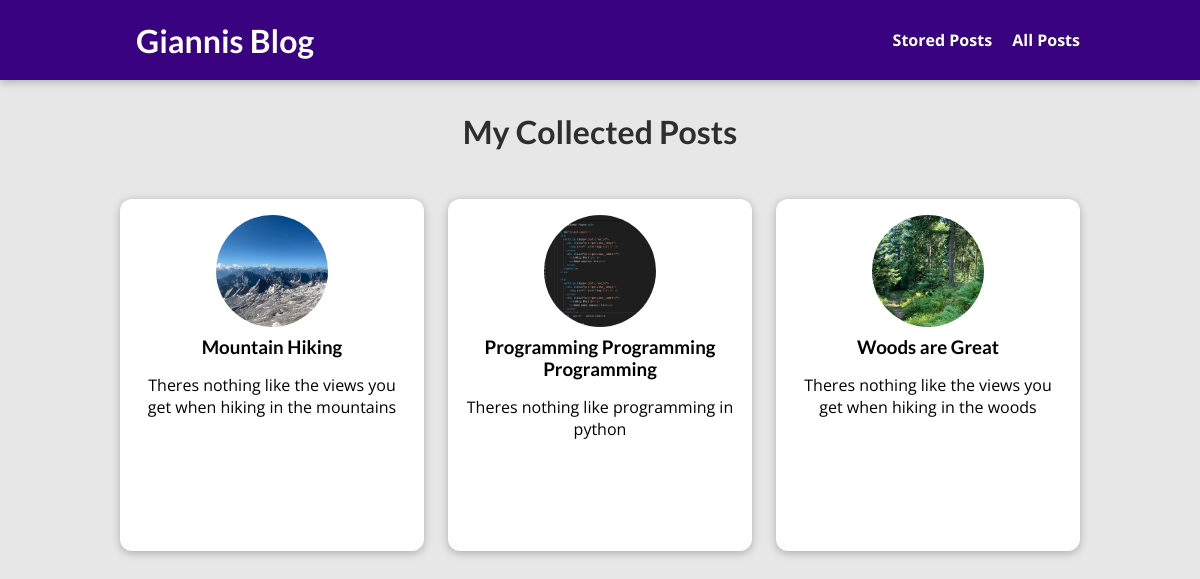
Page /posts on the earlier database version.
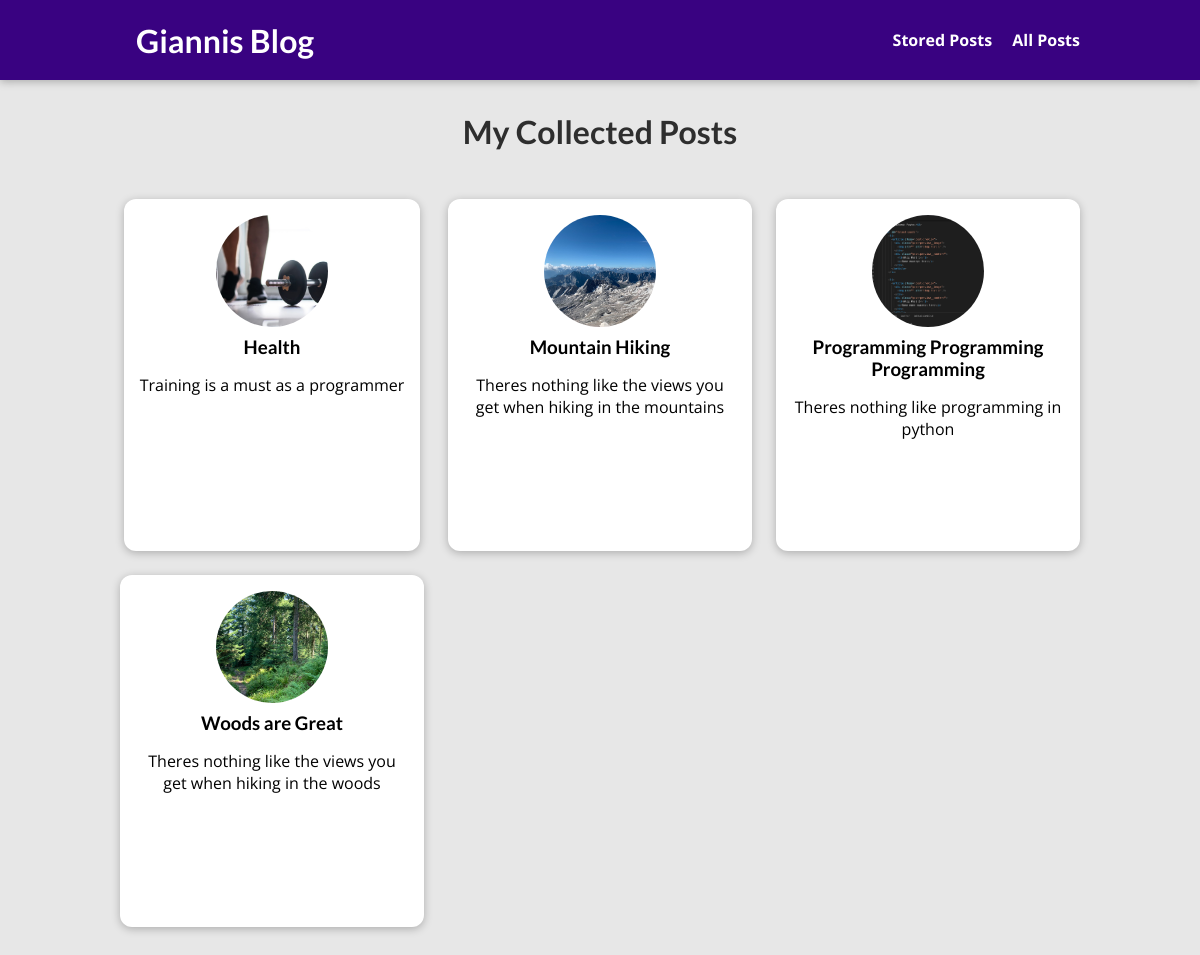
Same page on the later database version.
### blog/models.py (models this page shows, shortened)
class Post(models.Model):
    title = models.CharField(max_length=150)
    excerpt = models.CharField(max_length=200)
    image = models.ImageField(upload_to="posts", null=True)
    date = models.DateField(auto_now=True)
    slug = models.SlugField(unique=True , db_index=True)
    content = models.TextField(validators=[MinLengthValidator(10)])
    author = models.ForeignKey(Author, on_delete=models.SET_NULL, null=True,  related_name="posts")
    tags = models.ManyToManyField(Tag)

### blog/views.py (the view)
# urls.py: path("posts", views.AllPostsView.as_view(), name="posts-page"),
class AllPostsView(ListView):
    template_name = "blog/all-posts.html"
    model = Post
    ordering = ["-date"]
    context_object_name = "all_posts"

### blog/templates/blog/all-posts.html (shortened to what this page needs)
{%extends "base.html"%}
{%load static%}
{% block css_files %}
    <link rel="stylesheet" href="{%static "blog/post.css"%}"/>
    <link rel="stylesheet" href="{%static "blog/all-posts.css" %}" />
{% endblock %}
{%block content %}
<section id="all-posts">
    <h2>My Collected Posts</h2>
    <ul>
        {%for post in all_posts%}
        {% include "blog/includes/post.html"%}
        {%endfor%}
    </ul>
</section>
{%endblock%}

### blog/templates/blog/includes/post.html
{%load static%}
<li>
    <article class="post">
        <a href="{%url "post-detail-page" slug=post.slug%}">
            <img src="{{ post.image.url}}" alt="{{post.title}}"/>
            <div class="post_content">
                <h3>{{ post.title}}</h3>
                <p>{{post.excerpt}}</p>
            </div>
        </a>
    </article>
</li>

Differences in the rows shown:
added Post: image (picture), title "Health", excerpt "Training is a must as a programmer"
